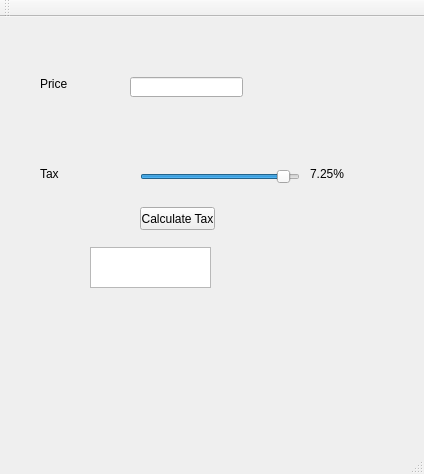
<?xml version="1.0" encoding="UTF-8"?>
<ui version="4.0">
 <class>MainWindow</class>
 <widget class="QMainWindow" name="MainWindow">
  <property name="geometry">
   <rect>
    <x>0</x>
    <y>0</y>
    <width>424</width>
    <height>474</height>
   </rect>
  </property>
  <property name="windowTitle">
   <string>MainWindow</string>
  </property>
  <widget class="QWidget" name="centralWidget">
   <widget class="QLabel" name="price_label">
    <property name="geometry">
     <rect>
      <x>40</x>
      <y>60</y>
      <width>47</width>
      <height>13</height>
     </rect>
    </property>
    <property name="text">
     <string>Price</string>
    </property>
   </widget>
   <widget class="QSlider" name="tax_slider">
    <property name="geometry">
     <rect>
      <x>140</x>
      <y>150</y>
      <width>160</width>
      <height>19</height>
     </rect>
    </property>
    <property name="maximum">
     <number>775</number>
    </property>
    <property name="singleStep">
     <number>25</number>
    </property>
    <property name="value">
     <number>725</number>
    </property>
    <property name="orientation">
     <enum>Qt::Horizontal</enum>
    </property>
    <property name="tickPosition">
     <enum>QSlider::NoTicks</enum>
    </property>
   </widget>
   <widget class="QLabel" name="tax_value">
    <property name="geometry">
     <rect>
      <x>310</x>
      <y>150</y>
      <width>47</width>
      <height>13</height>
     </rect>
    </property>
    <property name="text">
     <string>7.25%</string>
    </property>
   </widget>
   <widget class="QLabel" name="tax_label">
    <property name="geometry">
     <rect>
      <x>40</x>
      <y>150</y>
      <width>47</width>
      <height>13</height>
     </rect>
    </property>
    <property name="text">
     <string>Tax</string>
    </property>
   </widget>
   <widget class="QPushButton" name="calc_button">
    <property name="geometry">
     <rect>
      <x>140</x>
      <y>190</y>
      <width>75</width>
      <height>23</height>
     </rect>
    </property>
    <property name="text">
     <string>Calculate Tax</string>
    </property>
   </widget>
   <widget class="QTextBrowser" name="tax_result_browser">
    <property name="geometry">
     <rect>
      <x>90</x>
      <y>230</y>
      <width>121</width>
      <height>41</height>
     </rect>
    </property>
   </widget>
   <widget class="QLineEdit" name="price_editor">
    <property name="geometry">
     <rect>
      <x>130</x>
      <y>60</y>
      <width>113</width>
      <height>20</height>
     </rect>
    </property>
   </widget>
  </widget>
  <widget class="QMenuBar" name="menuBar">
   <property name="geometry">
    <rect>
     <x>0</x>
     <y>0</y>
     <width>424</width>
     <height>21</height>
    </rect>
   </property>
  </widget>
  <widget class="QToolBar" name="mainToolBar">
   <attribute name="toolBarArea">
    <enum>TopToolBarArea</enum>
   </attribute>
   <attribute name="toolBarBreak">
    <bool>false</bool>
   </attribute>
  </widget>
  <widget class="QStatusBar" name="statusBar"/>
 </widget>
 <layoutdefault spacing="6" margin="11"/>
 <resources/>
 <connections/>
</ui>
